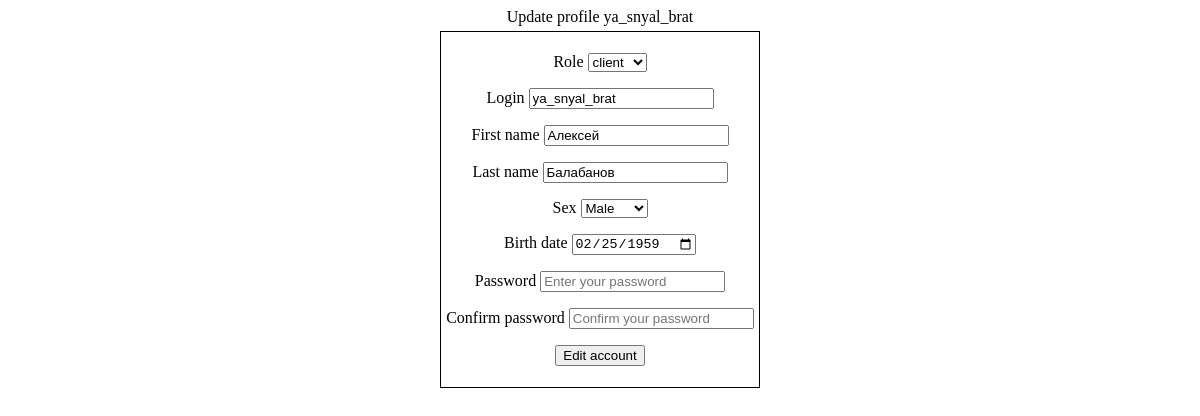
Screenshot of /manage-accounts.php?action=edit&user=ya_snyal_brat (signed in) with the database file from the repository.
### tables this page shows
CREATE TABLE `users` (
  `id` int NOT NULL,
  `role_id` int NOT NULL,
  `login` varchar(50) NOT NULL,
  `password` varchar(255) NOT NULL,
  `first_name` varchar(50) NOT NULL,
  `last_name` varchar(50) NOT NULL,
  `sex` varchar(30) NOT NULL,
  `birth_date` date NOT NULL
);

### includes/db-arrays-fetch.php (called while the page is built)
<?php
class FetchArray {
  function generateRolesArray() {
    require 'includes/connect.php';
    $stmt = $pdo -> prepare('SELECT role_name FROM roles');
    $stmt -> execute();
    $roles_array = $stmt -> fetchAll();
    $roles_count = 1;
    foreach ($roles_array as $main_roles_row => $inner_roles_array) {
      foreach ($inner_roles_array as $inner_roles_row => $roles_value)
        $roles[$roles_count] = $roles_value;
      $roles_count++;
    }
    return $roles;
  }
  function generateSexesArray() {
    require 'includes/connect.php';
    $stmt = $pdo -> prepare('SELECT name FROM sexes');
    $stmt -> execute();
    $sexes_array = $stmt -> fetchAll();
    $roles_count = 1;
    foreach ($sexes_array as $main_sexes_row => $inner_sexes_array) {
      foreach ($inner_sexes_array as $inner_sexes_row => $sexes_value)
        $sexes[$roles_count] = $sexes_value;
      $roles_count++;
    }
    return $sexes;
  }
}

### manage-accounts.php (the view, shortened to what this page needs)
<?php
class AccountManagement {
  function checkAction() {
    $accmgmt = new AccountManagement();
    if($_GET['action'] == 'edit') {
      $accmgmt -> editAccount();
    }
  }
  function editAccount() {
    require 'includes/connect.php';
    require 'includes/db-arrays-fetch.php';
    require 'includes/header.php';
    $user_to_edit = $_GET['user'];
    $stmt = $pdo -> prepare('SELECT role_id, login, first_name, last_name, sex, birth_date FROM users WHERE login = ?');
    $stmt -> execute(array($user_to_edit));
    if ($stmt -> rowCount() == 0) {
      $_SESSION['errorMsg'] = 'The user doesn\'t exist.';
      header('Location: /index.php');
      die();
    }
    else {
      $user_row = $stmt -> fetch();
      $roles = (new FetchArray) -> generateRolesArray();
      $sexes = (new FetchArray) -> generateSexesArray();
      echo 'Update profile ' . $user_row['login'];
      echo '
      <div>
      <form action="/manage-accounts.php?action=update&user=' . $user_to_edit . '" method="post">
        <p>
        <label for="role">Role</label>
        <select name="role">';
      foreach ($roles as $role_key => $role_value)
        {
          if ($role_key == $user_row['role_id']) {
            echo '<option value="' . $role_value . '" selected>' . $role_value . '</option>';
          }
          else echo '<option value="' . $role_value . '">' . $role_value . '</option>';
        }
      echo '
        </select></p>
        <p>
        <label for="login">Login</label>
        <input type="text" name="login" class="" value="' . $user_row['login'] . '" required="required" placeholder="Please enter login"></p>
        <p>
        <label for="first_name">First name</label>
        <input type="text" name="first_name" class="" value="' . $user_row['first_name'] . '" required="required" placeholder="Please enter first name"></p>
        <p>
        <label for="last_name">Last name</label>
        <input type="text" name="last_name" class="" value="' . $user_row['last_name'] . '" required="required" placeholder="Please enter last name"></p>
        <p>
        <label for="sex">Sex</label>
        <select name="sex">';
      foreach ($sexes as $key => $value)
        {
          if ($value == $user_row['sex']) {
            echo '<option value="' . $value . '" selected>' . $value . '</option>';
          }
          else echo '<option value="' . $value . '">' . $value . '</option>';
        }
      echo '
        </select></p>
        <p>
        <label for="birth_date">Birth date</label>
        <input type="date" name="birth_date" class="" required="required" value="' . $user_row['birth_date'] . '"></p>
        <p>
        <label for="psw">Password</label>
        <input type="password" name="psw" class="" placeholder="Enter your password"></p>
        <p>
        <label for="confirm_psw">Confirm password</label>
        <input type="password" name="confirm_psw" class="" placeholder="Confirm your password"></p>
        <p><input type="submit" value="Edit account"></p>
      </form>
      <div>';
    }
  }
}
(new AccountManagement) -> checkAction();

### styles.css (style rules this page uses)
.main > div { padding: 5px 0 5px 0; text-align: center; }
.main > div > form, table { padding: 5px; border: 0.5px solid #000; }

### rows the page displays
users: login "ya_snyal_brat", role "client", first_name "Алексей", last_name "Балабанов", sex "Male", birth_date "02/25/1959"
